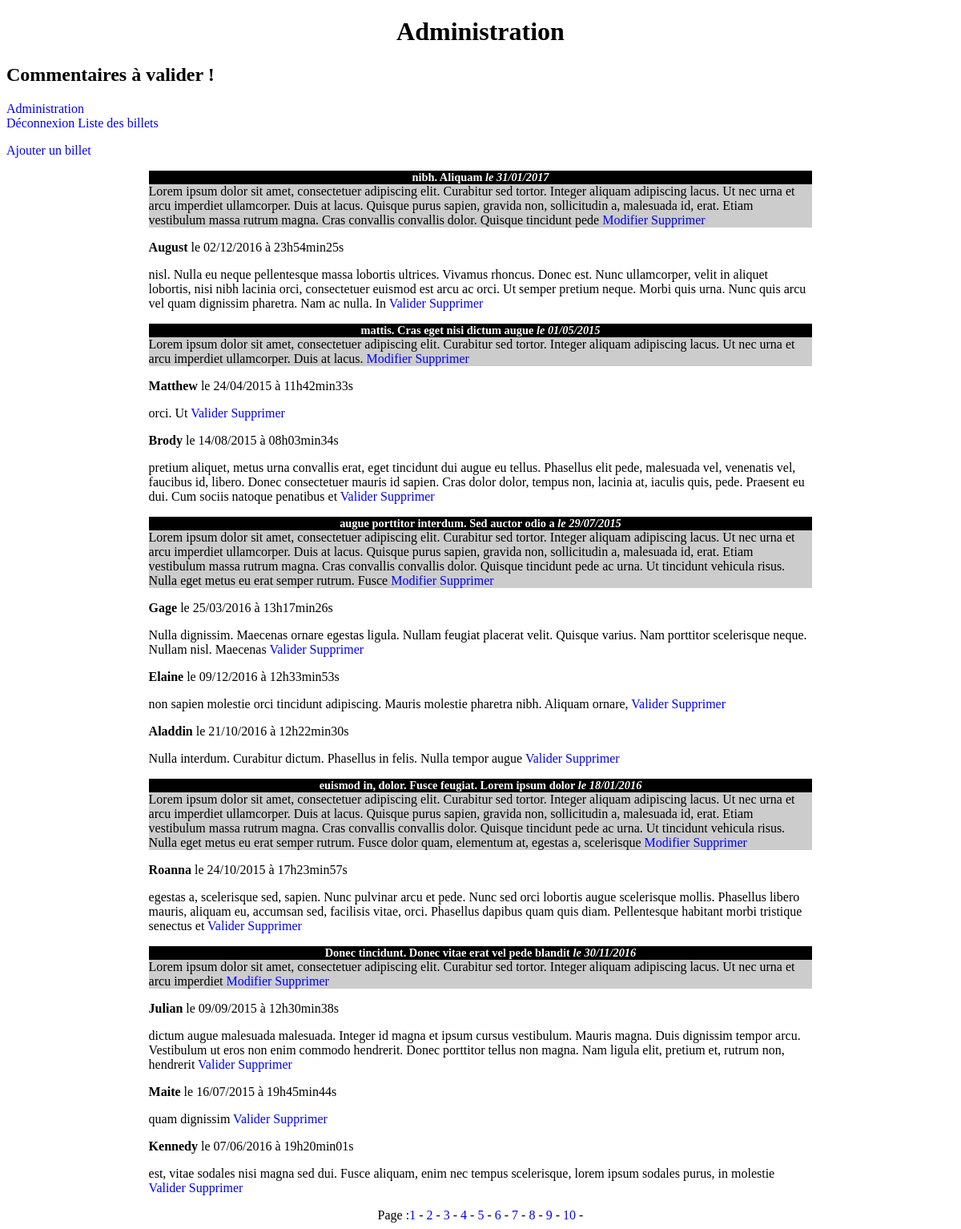
Before: /dashboard.php (signed in) with the older database file.
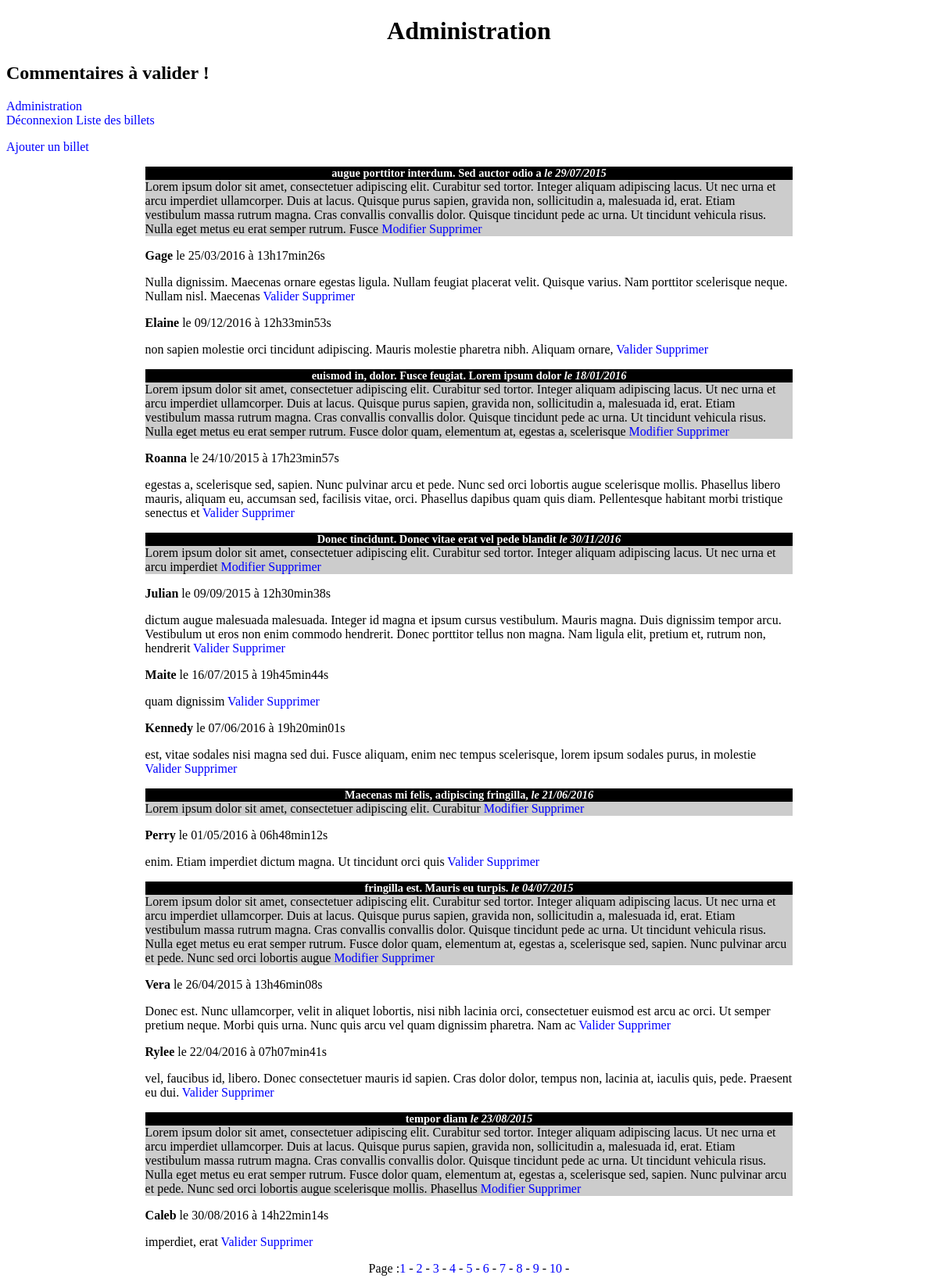
After: the same page with the newer database file.
### tables this page shows
CREATE TABLE IF NOT EXISTS `commentaires` (
  `id` int(11) unsigned NOT NULL AUTO_INCREMENT,
  `id_billet` int(11) unsigned NOT NULL,
  `auteur` varchar(255) DEFAULT NULL,
  `email` varchar(255) DEFAULT NULL,
  `commentaire` text NOT NULL,
  `date_commentaire` varchar(255) DEFAULT NULL,
  `statut` int(11) NOT NULL DEFAULT '0',
  PRIMARY KEY (`id`),
  KEY `fk_id_billet` (`id_billet`)
);

CREATE TABLE IF NOT EXISTS `billets` (
  `id` int(11) unsigned NOT NULL AUTO_INCREMENT,
  `titre` text,
  `contenu` text,
  `date_creation` varchar(255) DEFAULT NULL,
  `auteur` text,
  PRIMARY KEY (`id`)
);

### controllers/admin/dashboard.php (called while the page is built, shortened)
<?php
include_once 'modeles/admin/dashboard.php';
include_once 'modeles/blog/getbillets.php';
include_once 'modeles/blog/getpagination.php';
$limit=  explode('-',getpagination('billets',10));
if (isset($_GET['page'])) {
    $page = (int) $_GET['page'];
    if ($page > $limit[1] || $page < 0) {
        header('Location:vues/blog/404.php');
    }
} else {
    $page = 1;
}
$premiersbillets = ($page - 1) * $limit[0];
$validations=commentairesvalidation($premiersbillets, $limit[0]);
foreach($validations as $cle =>$validation){
    $validations[$cle]['titre']=  htmlspecialchars($validation['titre']);
    $validations[$cle]['contenu']=  nl2br(htmlspecialchars($validation['contenu']));
    $validations[$cle]['date_creation']=$validation['date_creation'];
    $validations[$cle]['auteur']=  htmlspecialchars($validation['auteur']);
    $validations[$cle]['date_commentaire_fr']=$validation['date_commentaire_fr'];
    $validations[$cle]['commentaire']=  nl2br(htmlspecialchars($validation['commentaire']));
    $validations[$cle]['email']=$validation['email'];
    $validations[$cle]['id_billet']=$validation['id_billet'];
    $validations[$cle]['id']=$validation['id'];
    $validations[$cle]['id_com']= $validation['id_com'];
}
$nompage='dashboard';
include_once 'vues/admin/dashboard.php';
include_once 'vues/blog/pagination.php';

### modeles/blog/getpagination.php (called while the page is built)
<?php
function getpagination($table,$nb_par_page = 5) {
    global $bdd;
    if ($table == 'commentaires') {
        $rep = $bdd->prepare('SELECT COUNT(*)AS nb FROM commentaires WHERE id_billet= ? ');
        $rep->execute(array((int)$_GET['billet']));
    } else {
        $rep = $bdd->query('SELECT COUNT(*) as nb FROM ' . $table);
    }
    $total_billet = $rep->fetch();
    $nombre_billets = $total_billet['nb'];
    $nombre_page = ceil($nombre_billets / $nb_par_page);
    return $nb_par_page. '-' . $nombre_page.'-'.$nombre_billets;
}

### modeles/blog/getbillets.php (called while the page is built)
<?php
function getbillets($offset,$limit){
    global $bdd;
    $offset=(int)$offset;
    $limit=(int)$limit;
    $req = $bdd->prepare('SELECT id,titre, contenu,DATE_FORMAT(date_creation,\'%d/%m/%Y\')AS date_creation   '
            . 'FROM billets ORDER BY id DESC LIMIT :offset,:limit');
    $req->bindParam(':offset',$offset,  PDO::PARAM_INT);
    $req->bindParam(':limit',$limit,  PDO::PARAM_INT);
    $req->execute();
    $billets=$req->fetchAll();
    return $billets;
}

### modeles/admin/dashboard.php (called while the page is built)
<?php
function commentairesvalidation($offset,$limit)
{
    global $bdd;
    $offset=(int)$offset;
    $limit=(int)$limit;
    $req = $bdd->prepare('SELECT b.id,b.titre, b.contenu,DATE_FORMAT(date_creation,\'%d/%m/%Y\')AS date_creation ,c.id as id_com,c.auteur,c.id_billet, c.commentaire,c.email, DATE_FORMAT(date_commentaire, \'%d/%m/%Y à %Hh%imin%ss\') AS date_commentaire_fr'
        . '                  FROM billets b'
        . '                 LEFT JOIN commentaires c ON b.id=c.id_billet WHERE c.statut =0 order by c.id_billet DESC LIMIT :offset,:limit');
    $req->bindParam(':offset',$offset,  PDO::PARAM_INT);
    $req->bindParam(':limit',$limit,  PDO::PARAM_INT);
    $req->execute();
    $validation = $req->fetchAll();
    return $validation;
}

### vues/admin/dashboard.php (the view, shortened to what the changed rows need)
<!DOCTYPE html>
<html>
    <head>
        <link href="vues/blog/style.css" rel="stylesheet" />
    </head>
    <body>
    <h1>Administration</h1>
        <h2>Commentaires à valider !</h2>
    <p>
        <a href="dashboard.php">Administration</a><br/>
        <a href="deconnexion.php">Déconnexion</a>
        <a href="blog.php">Liste des billets</a>
        </p>
        <p><a href="addbillet.php">Ajouter un billet</a></p>
        <?php
        $currentbilletid = $lastbilletid = null;
        foreach ($validations as $validation) {
            $currentbilletid = $validation['id_billet'];
            if ($validation['id_billet'] = $validation['id']) {
                if ($currentbilletid != $lastbilletid) {
                    ?>
                    <article>
                        <h3>
                            <?php echo $validation['titre']; ?>
                            <em>le <?php echo $validation['date_creation']; ?></em>
                        </h3>
                        <p>
                            <?php echo $validation['contenu']; ?>
                            <a href="editer.php?id=<?php echo $validation['id'];?>&table=billets">Modifier</a>
                            <a href="delete.php?id=<?php echo $validation['id'];?>&table=billets">Supprimer</a>
                            <br />
                        </p>
                    </article>
                <?php } ?>
                <div class="com">
                    <strong><?php echo $validation['auteur']; ?></strong> le <?php echo $validation['date_commentaire_fr']; ?></p>
                <p> <?php echo $validation['commentaire']; ?>
                    <a href="valider.php?id=<?php echo $validation['id_com'];?>&table=commentaires">Valider</a>
                    <a href="delete.php?id=<?php echo $validation['id_com'];?>&table=commentaires">Supprimer</a>
                </p></div>
            <?php
        }
        $lastbilletid = $currentbilletid;
    }

### vues/blog/pagination.php
<div id="pagination">
    <p class='pagination'>
        <?php
        echo 'Page :';
        for ($i = 1; $i <= $limit[1]; $i++) {
            echo '<a href='.$nompage.'.php?page=' . $i . '>' . $i . '</a> - ';
        }
        ?>
    </p>
</div>

Changed rows visible on the page:
removed commentaires: id_billet.titre "nibh. Aliquam", date_creation "31/01/2017", id_billet.contenu "Lorem ipsum dolor sit amet, consectetuer adipiscing elit. Curabitur sed tortor. Integer aliquam adipiscing lacus. Ut nec urna et arcu imperdiet ullamcorper. Duis at lacus. Quisque purus sapien, gravida non, sollicitudin a, malesuada id, erat. Etiam vestibulum massa rutrum magna. Cras convallis convallis dolor. Quisque tincidunt pede", auteur "August", date_commentaire_fr "02/12/2016 à 23h54min25s", commentaire "nisl. Nulla eu neque pellentesque massa lobortis ultrices. Vivamus rhoncus. Donec est. Nunc ullamcorper, velit in aliquet lobortis, nisi nibh lacinia orci, consectetuer euismod est arcu ac orci. Ut semper pretium neque. Morbi quis urna. Nunc quis arcu vel quam dignissim pharetra. Nam ac nulla. In"
removed commentaires: id_billet.titre "mattis. Cras eget nisi dictum augue", date_creation "01/05/2015", id_billet.contenu "Lorem ipsum dolor sit amet, consectetuer adipiscing elit. Curabitur sed tortor. Integer aliquam adipiscing lacus. Ut nec urna et arcu imperdiet ullamcorper. Duis at lacus.", auteur "Matthew", date_commentaire_fr "24/04/2015 à 11h42min33s", commentaire "orci. Ut"
removed commentaires: auteur "Brody", date_commentaire_fr "14/08/2015 à 08h03min34s", commentaire "pretium aliquet, metus urna convallis erat, eget tincidunt dui augue eu tellus. Phasellus elit pede, malesuada vel, venenatis vel, faucibus id, libero. Donec consectetuer mauris id sapien. Cras dolor dolor, tempus non, lacinia at, iaculis quis, pede. Praesent eu dui. Cum sociis natoque penatibus et"
removed commentaires: auteur "Aladdin", date_commentaire_fr "21/10/2016 à 12h22min30s", commentaire "Nulla interdum. Curabitur dictum. Phasellus in felis. Nulla tempor augue"
now on this page (row unchanged): commentaires: id_billet.titre "Maecenas mi felis, adipiscing fringilla,", date_creation "21/06/2016", id_billet.contenu "Lorem ipsum dolor sit amet, consectetuer adipiscing elit. Curabitur", auteur "Perry", date_commentaire_fr "01/05/2016 à 06h48min12s", commentaire "enim. Etiam imperdiet dictum magna. Ut tincidunt orci quis"
now on this page (row unchanged): commentaires: id_billet.titre "fringilla est. Mauris eu turpis.", date_creation "04/07/2015", id_billet.contenu "Lorem ipsum dolor sit amet, consectetuer adipiscing elit. Curabitur sed tortor. Integer aliquam adipiscing lacus. Ut nec urna et arcu imperdiet ullamcorper. Duis at lacus. Quisque purus sapien, gravida non, sollicitudin a, malesuada id, erat. Etiam vestibulum massa rutrum magna. Cras convallis convallis dolor. Quisque tincidunt pede ac urna. Ut tincidunt vehicula risus. Nulla eget metus eu erat semper rutrum. Fusce dolor quam, elementum at, egestas a, scelerisque sed, sapien. Nunc pulvinar arcu et pede. Nunc sed orci lobortis augue", auteur "Vera", date_commentaire_fr "26/04/2015 à 13h46min08s", commentaire "Donec est. Nunc ullamcorper, velit in aliquet lobortis, nisi nibh lacinia orci, consectetuer euismod est arcu ac orci. Ut semper pretium neque. Morbi quis urna. Nunc quis arcu vel quam dignissim pharetra. Nam ac"
now on this page (row unchanged): commentaires: auteur "Rylee", date_commentaire_fr "22/04/2016 à 07h07min41s", commentaire "vel, faucibus id, libero. Donec consectetuer mauris id sapien. Cras dolor dolor, tempus non, lacinia at, iaculis quis, pede. Praesent eu dui."
now on this page (row unchanged): commentaires: id_billet.titre "tempor diam", date_creation "23/08/2015", id_billet.contenu "Lorem ipsum dolor sit amet, consectetuer adipiscing elit. Curabitur sed tortor. Integer aliquam adipiscing lacus. Ut nec urna et arcu imperdiet ullamcorper. Duis at lacus. Quisque purus sapien, gravida non, sollicitudin a, malesuada id, erat. Etiam vestibulum massa rutrum magna. Cras convallis convallis dolor. Quisque tincidunt pede ac urna. Ut tincidunt vehicula risus. Nulla eget metus eu erat semper rutrum. Fusce dolor quam, elementum at, egestas a, scelerisque sed, sapien. Nunc pulvinar arcu et pede. Nunc sed orci lobortis augue scelerisque mollis. Phasellus", auteur "Caleb", date_commentaire_fr "30/08/2016 à 14h22min14s", commentaire "imperdiet, erat"
